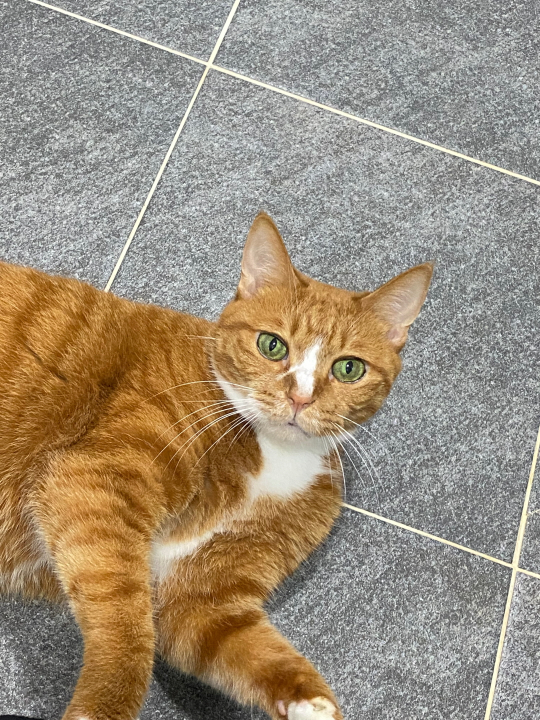
#> input picture OpenCV 03일차/실습/img/img13.jpg, 1080 x 1440 px (shown at 1/2 size)
$ python opencv_36.py
#> lines starting #> are read from the running program, lines starting #| are printed output that depends on the picture; after the words box and inside, x2 and y2 are one past the last pixel; in counts of white or black regions, pixels touching at a corner belong together
# 이진화
import cv2

img_src = cv2.imread('img/img13.jpg', cv2.IMREAD_COLOR)
#> img_src is the input picture: shape (1440, 1080, 3); mean B, G, R 122.8, 142.2, 156.1
img_src = cv2.resize(img_src, dsize=(300, 300), interpolation=cv2.INTER_AREA)
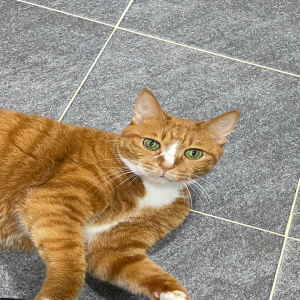
#> img_src: shape (300, 300, 3); mean B, G, R 122.8, 142.2, 156.1
img_gray = cv2.cvtColor(img_src, cv2.COLOR_BGR2GRAY)
img_grays = cv2.cvtColor(img_gray, cv2.COLOR_GRAY2BGR)
img_hsv = cv2.cvtColor(img_src, cv2.COLOR_BGR2HSV)
#> img_hsv: shape (300, 300, 3); mean H, S, V 55.4, 58.2, 158

# 이진화
# THRESH_BINARY : img_dst = (img_src > thr) ? max_value : 0
_, img_binary1 = cv2.threshold(img_gray, 160, 255, cv2.THRESH_BINARY)
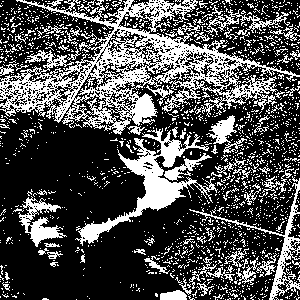
#> img_binary1: shape (300, 300); 31% white; 1711 white regions (1631 under 20 px), largest, box (x1, y1, x2, y2) and area: (0, 0, 300, 135) 12131, (75, 128, 218, 246) 3352, (189, 176, 300, 300) 1216
# THRESH_BINARY_INV : img_dst = (img_src > thr) ? 0 : max_value
_, img_binary2 = cv2.threshold(img_gray, 160, 255, cv2.THRESH_BINARY_INV)
# THRESH_TRUNC : img_dst = (img_src > thr) ? thr : img_src
_, img_binary3 = cv2.threshold(img_gray, 160, 255, cv2.THRESH_TRUNC)
# THRESH_TOZERO : img_dst = (img_src > thr) ? img_src : 0
_, img_binary4 = cv2.threshold(img_gray, 160, 255, cv2.THRESH_TOZERO)
# THRESH_TOZERO_INV : img_dst = (img_src > thr) ? 0 : img_src
_, img_binary5 = cv2.threshold(img_gray, 160, 255, cv2.THRESH_TOZERO_INV)
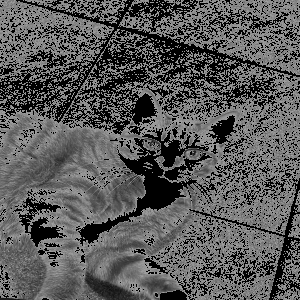
#> img_binary5: shape (300, 300); min 0, max 160, mean 88.1
_, img_binary6 = cv2.threshold(img_gray, 160, 255, cv2.THRESH_OTSU)
#> img_binary6: shape (300, 300); 56.9% white; 1824 black regions (1749 under 20 px), largest, box (x1, y1, x2, y2) and area: (0, 113, 296, 300) 24810, (182, 90, 300, 185) 2266, (157, 148, 224, 186) 765

mask1 = cv2.merge((img_binary1, img_binary1, img_binary1))
mask2 = cv2.merge((img_binary2, img_binary2, img_binary2))
mask3 = cv2.merge((img_binary3, img_binary3, img_binary3))
mask4 = cv2.merge((img_binary4, img_binary4, img_binary4))
mask5 = cv2.merge((img_binary5, img_binary5, img_binary5))
mask6 = cv2.merge((img_binary6, img_binary6, img_binary6))

cont = cv2.hconcat([img_src, img_grays, img_hsv])
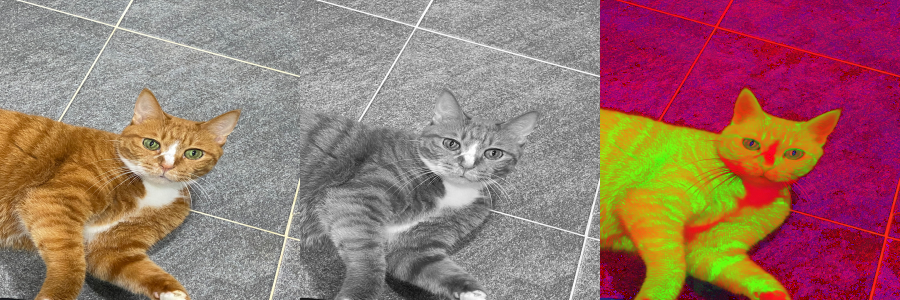
#> cont: shape (300, 900, 3); mean B, G, R 107.5, 114.9, 152.8
bin1 = cv2.hconcat([mask1, mask2, mask3])
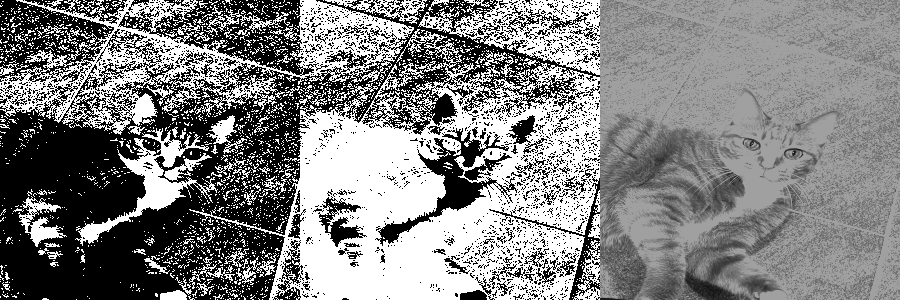
#> bin1: shape (300, 900, 3); min 0, max 255, mean 130.9
bin2 = cv2.hconcat([mask4, mask5, mask6])
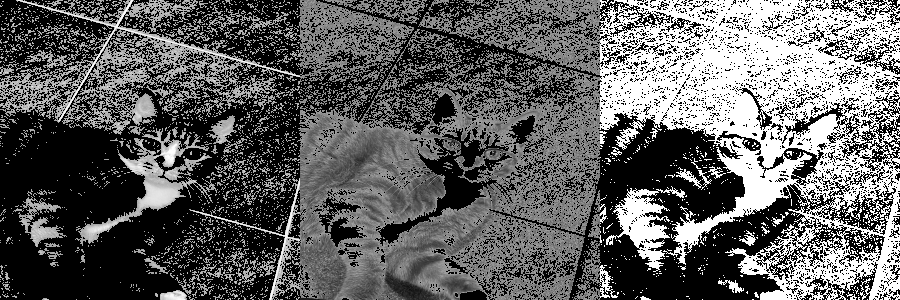
#> bin2: shape (300, 900, 3); min 0, max 255, mean 96.4
conts = cv2.vconcat([cont, bin1, bin2])
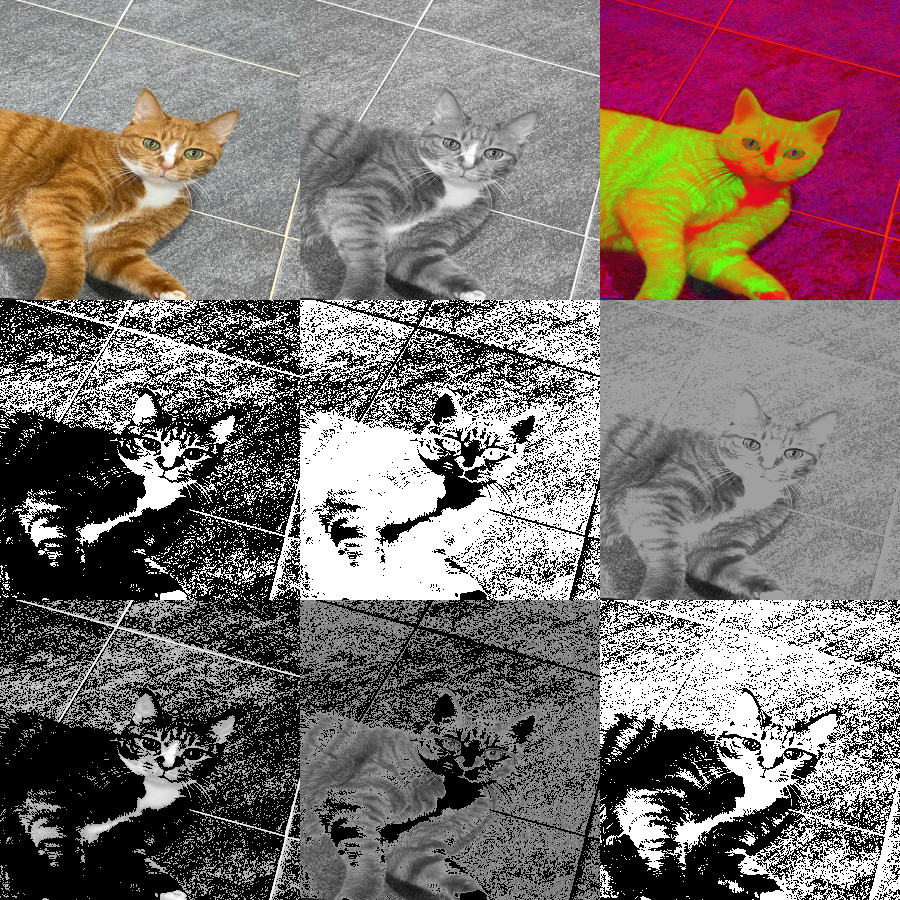
#> conts: shape (900, 900, 3); mean B, G, R 111.6, 114.1, 126.7

cv2.imshow('img', conts)
cv2.waitKey(0)
cv2.destroyAllWindows()

$ run again, with OpenCV 03일차/실습/img/img1.jpg copied over OpenCV 03일차/실습/img/img13.jpg
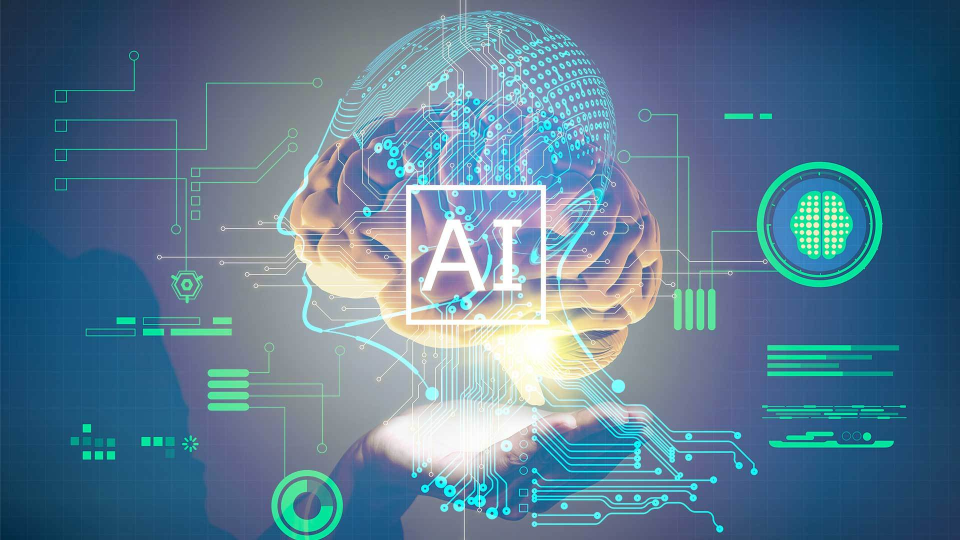
#> input picture OpenCV 03일차/실습/img/img1.jpg, 1920 x 1080 px (shown at 1/2 size)
#> img_src is the input picture: shape (1080, 1920, 3); mean B, G, R 145.7, 122.6, 90.4
#> img_src: shape (300, 300, 3)
#> img_hsv: shape (300, 300, 3); mean H, S, V 100.3, 116, 150.3
#> `_, img_binary1 = cv2.threshold(img_gray, 160, 255, cv2.THRESH_BINARY)`:
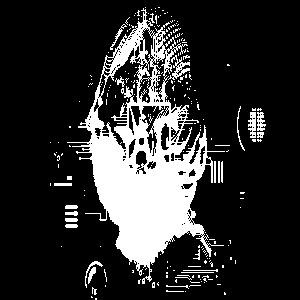
#> img_binary1: shape (300, 300); 18.6% white; 229 white regions (203 under 20 px), largest, box (x1, y1, x2, y2) and area: (67, 8, 225, 284) 14616, (168, 55, 190, 80) 186, (248, 112, 256, 138) 146
#> img_binary6: shape (300, 300); 35.2% white; 78 white regions (62 under 20 px), largest, box (x1, y1, x2, y2) and area: (49, 0, 276, 300) 29501, (247, 106, 267, 144) 570, (85, 261, 107, 300) 444
#> `conts = cv2.vconcat([cont, bin1, bin2])`:
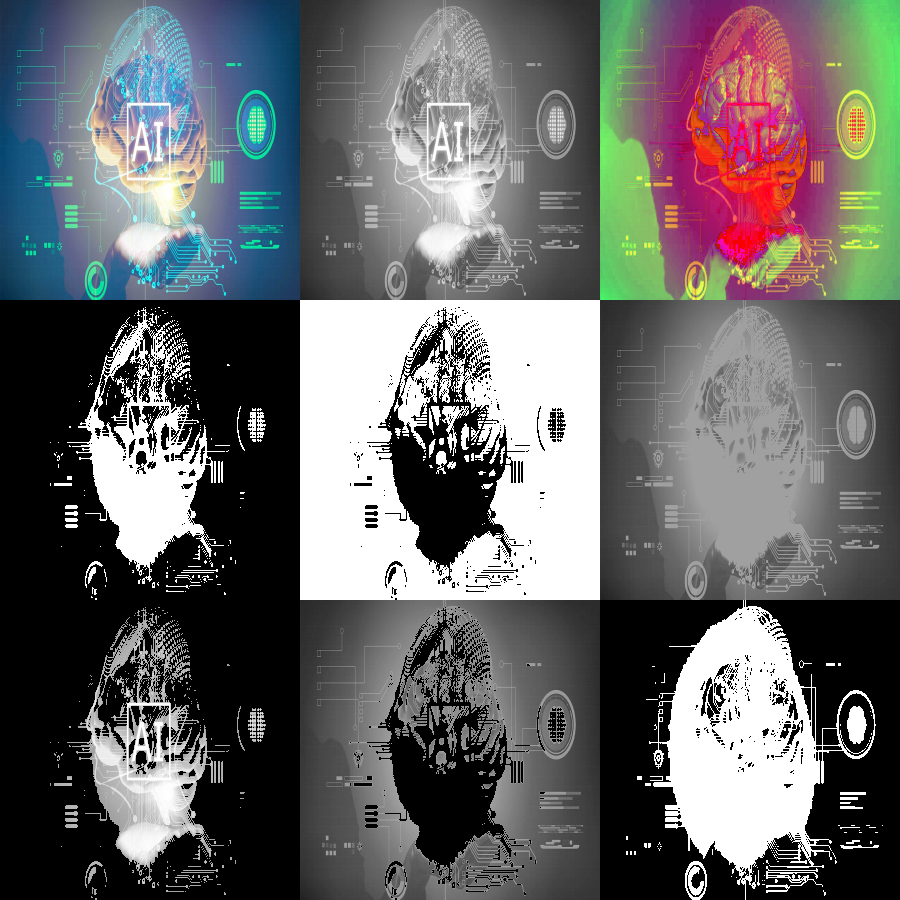
#> conts: shape (900, 900, 3); mean B, G, R 103.4, 102.6, 102.8

$ run again, with OpenCV 03일차/실습/img/img10.jpg copied over OpenCV 03일차/실습/img/img13.jpg
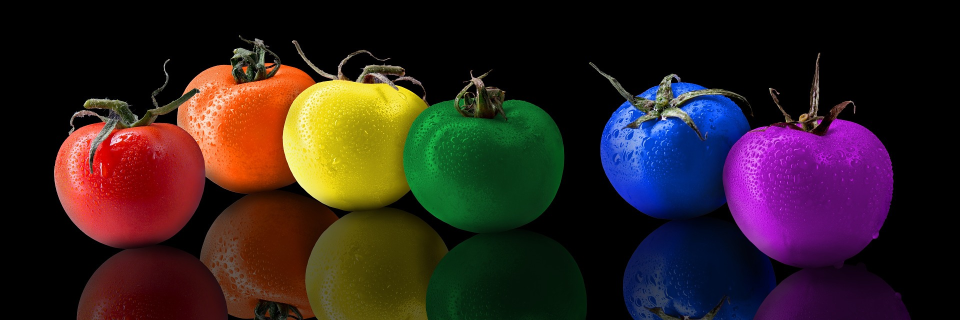
#> input picture OpenCV 03일차/실습/img/img10.jpg, 1920 x 640 px (shown at 1/2 size)
#> img_src is the input picture: shape (640, 1920, 3); mean B, G, R 31.7, 32.7, 48.2
#> img_src: shape (300, 300, 3)
#> img_hsv: shape (300, 300, 3); mean H, S, V 45.6, 123.1, 63.6
#> `_, img_binary1 = cv2.threshold(img_gray, 160, 255, cv2.THRESH_BINARY)`:
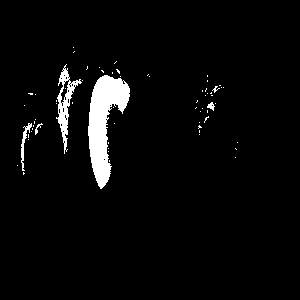
#> img_binary1: shape (300, 300); 3.8% white; 65 white regions (59 under 20 px), largest, box (x1, y1, x2, y2) and area: (88, 75, 130, 189) 2415, (56, 64, 82, 154) 650, (21, 123, 32, 171) 147, (207, 102, 215, 111) 38, (35, 123, 43, 135) 30, (212, 86, 220, 93) 20
#> img_binary6: shape (300, 300); 21.8% white; 103 white regions (93 under 20 px), largest, box (x1, y1, x2, y2) and area: (17, 44, 162, 229) 12465, (228, 112, 275, 240) 2542, (186, 64, 232, 177) 1857
#> `conts = cv2.vconcat([cont, bin1, bin2])`:
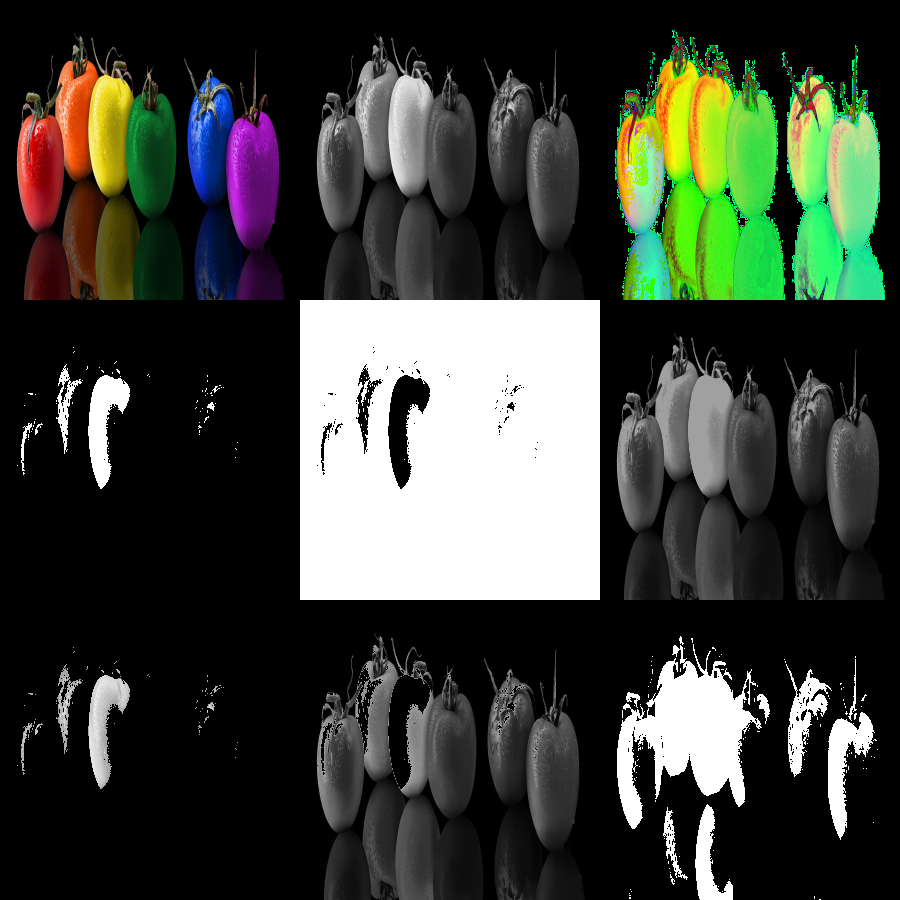
#> conts: shape (900, 900, 3); mean B, G, R 55.3, 64.1, 59.2

$ run again, with OpenCV 03일차/실습/img/img11.jpg copied over OpenCV 03일차/실습/img/img13.jpg
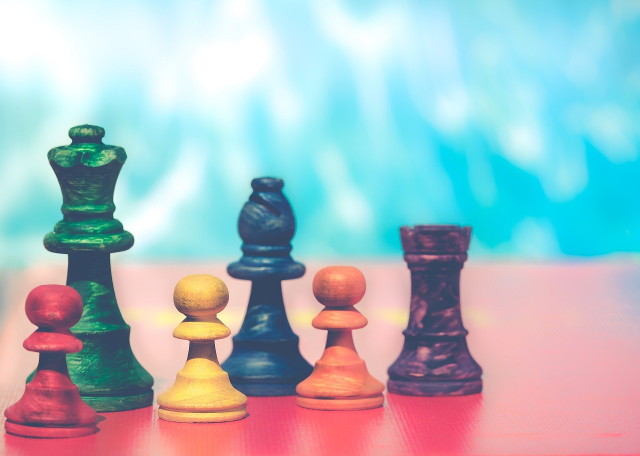
#> input picture OpenCV 03일차/실습/img/img11.jpg, 1280 x 912 px (shown at 1/2 size)
#> img_src is the input picture: shape (912, 1280, 3); mean B, G, R 194.7, 188, 168.8
#> img_src: shape (300, 300, 3)
#> img_hsv: shape (300, 300, 3); mean H, S, V 95.1, 96.3, 221.3
#> img_binary1: shape (300, 300); 71.6% white; 13 black regions (7 under 20 px), largest, box (x1, y1, x2, y2) and area: (2, 82, 72, 300) 8837, (179, 93, 300, 300) 8812, (74, 116, 180, 300) 6823, (147, 179, 171, 207) 446, (81, 190, 107, 214) 314, (146, 210, 172, 238) 271
#> img_binary6: shape (300, 300); 71.4% white; 14 black regions (9 under 20 px), largest, box (x1, y1, x2, y2) and area: (74, 93, 300, 300) 15801, (2, 82, 72, 300) 8855, (147, 179, 171, 207) 452, (81, 190, 107, 214) 318, (146, 210, 172, 238) 276
#> `conts = cv2.vconcat([cont, bin1, bin2])`:
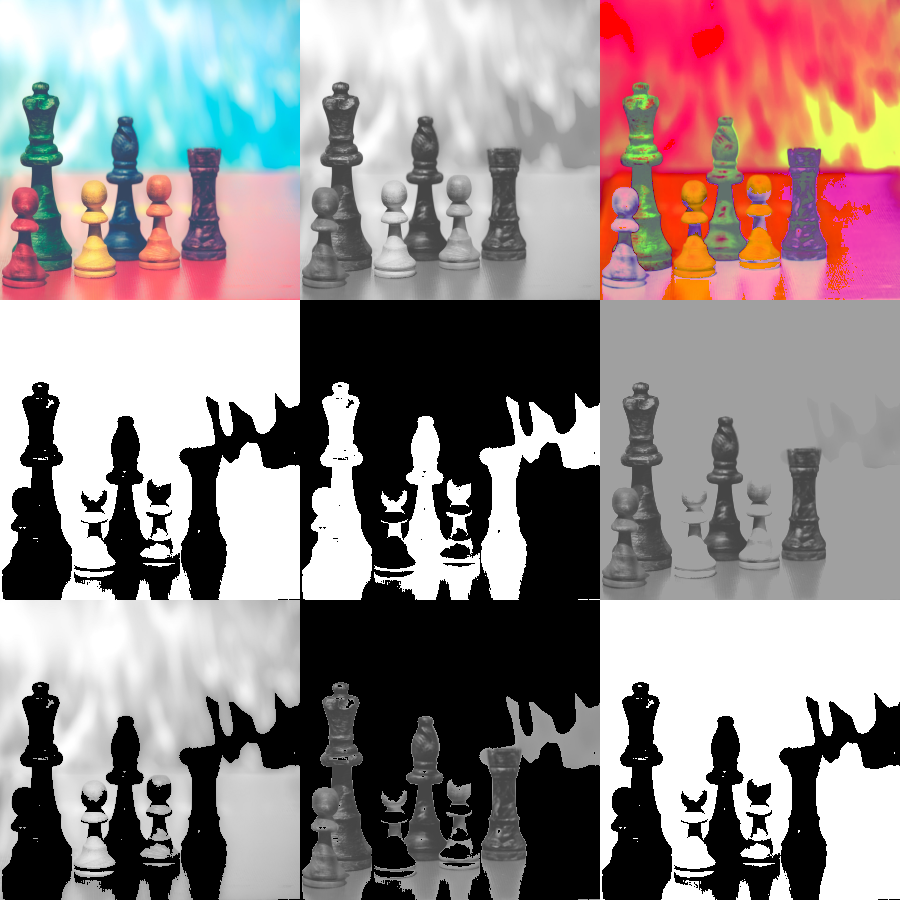
#> conts: shape (900, 900, 3); mean B, G, R 137.7, 137.1, 148.8
